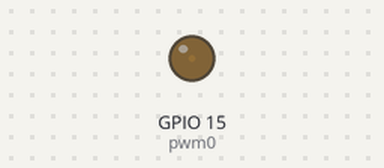
Simulated run of this program. Board: ESP32 board running MicroPython. On the bench: output pins drawn as LEDs (lit = HIGH). At 25.8 s the program stops and its outputs stay as they are.

Above: at 0.05 s.
At 1.2 s:
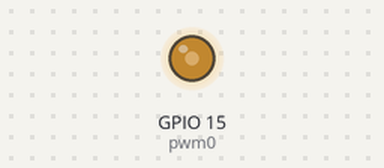
At 2.35 s:
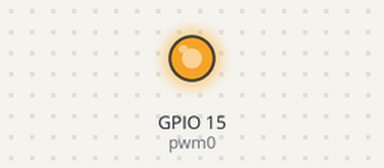
At 4.65 s:
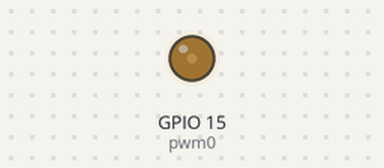
Timing chart, 0 to 6.7 s (numbered marks = the images above):
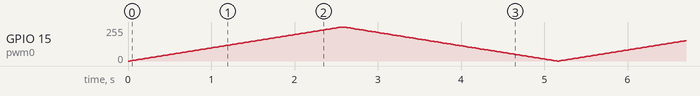

The program:

analog_write.py
```python
from machine import Pin
from machine import PWM
import time

pwm0 = PWM(Pin(15))         # create PWM object from a pin
freq = pwm0.freq()         # get current frequency (default 5kHz)
trials = 5


for i in range(trials):
    for bright in range(0,1023,10):
        pwm0.duty(bright)
        time.sleep_ms(25)

    for  bright in range(1023,0,-10):
        pwm0.duty(bright)
        time.sleep_ms(25)
```
